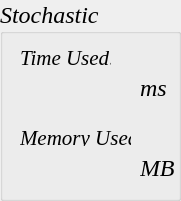
   <widget class="QGroupBox" name="groupBox_2">
    <property name="geometry">
     <rect>
      <x>340</x>
      <y>390</y>
      <width>181</width>
      <height>201</height>
     </rect>
    </property>
    <property name="font">
     <font>
      <family>Times New Roman</family>
      <pointsize>18</pointsize>
      <italic>true</italic>
     </font>
    </property>
    <property name="title">
     <string>Stochastic</string>
    </property>
    <widget class="QLabel" name="label_8">
     <property name="geometry">
      <rect>
       <x>20</x>
       <y>50</y>
       <width>91</width>
       <height>16</height>
      </rect>
     </property>
     <property name="font">
      <font>
       <family>Times New Roman</family>
       <pointsize>16</pointsize>
      </font>
     </property>
     <property name="text">
      <string>Time Used:</string>
     </property>
    </widget>
    <widget class="QLabel" name="label_sT">
     <property name="geometry">
      <rect>
       <x>88</x>
       <y>80</y>
       <width>41</width>
       <height>20</height>
      </rect>
     </property>
     <property name="text">
      <string/>
     </property>
    </widget>
    <widget class="QLabel" name="label_10">
     <property name="geometry">
      <rect>
       <x>140</x>
       <y>80</y>
       <width>59</width>
       <height>16</height>
      </rect>
     </property>
     <property name="text">
      <string>ms</string>
     </property>
    </widget>
    <widget class="QLabel" name="label_11">
     <property name="geometry">
      <rect>
       <x>20</x>
       <y>130</y>
       <width>111</width>
       <height>16</height>
      </rect>
     </property>
     <property name="font">
      <font>
       <family>Times New Roman</family>
       <pointsize>16</pointsize>
      </font>
     </property>
     <property name="text">
      <string>Memory Used:</string>
     </property>
    </widget>
    <widget class="QLabel" name="label_sM">
     <property name="geometry">
      <rect>
       <x>88</x>
       <y>160</y>
       <width>41</width>
       <height>20</height>
      </rect>
     </property>
     <property name="text">
      <string/>
     </property>
    </widget>
    <widget class="QLabel" name="label_13">
     <property name="geometry">
      <rect>
       <x>140</x>
       <y>160</y>
       <width>59</width>
       <height>16</height>
      </rect>
     </property>
     <property name="text">
      <string>MB</string>
     </property>
    </widget>
   </widget>
